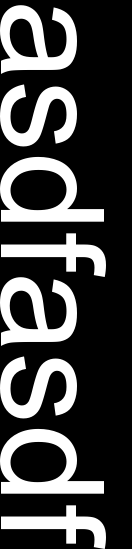
#> input picture image.png, 132 x 549 px
$ python gen.py
#> lines starting #> are read from the running program, lines starting #| are printed output that depends on the picture
filename = "image.png"

from PIL import Image

def resize_image(filename, new_width):
#> called with filename = 'image.png', new_width = 36
  img = Image.open(filename)
#> img is the input picture: PIL image 132x549 RGB; min 0, max 255, mean 67.9
  width, height = img.size
#> width = 132; height = 549
  new_height = int(new_width * height / width)
#> new_height = 149
  new_height = min(new_height, 200)
  img = img.resize((new_width, new_height))
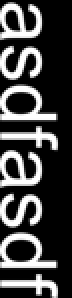
#> img: PIL image 36x149 RGB (shown 2 times larger); min 0, max 255, mean 67.9
  img.save(filename.replace(".png", "_small.png"))
  return img

def generate_code(img):
  with open("aparams.ino", "w") as f:
    f.write("const int height = " + str(img.height) + ";\n")
    for y in range(0, img.height):
      print("Row", y)
      # const char string_0[] PROGMEM = "String 0";
      f.write("const char color_" + str(y) + "[] PROGMEM = {")
      for x in range(0, img.width):
        r, g, b = img.getpixel((x, y))
        r = r // 43
        g = g // 43
        b = b // 43
        f.write(str(r*36 + g*6 + b + 1) + ", ")
      f.write("0};\n")

      # const char * const string_table[] PROGMEM = {string_0, string_1, string_2};
    f.write("const char * const color_table[] PROGMEM = {")
    for y in range(0, img.height):
      f.write("color_" + str(y) + ", ")

    f.write("};\n")

img = resize_image(filename, int(144/4))
generate_code(img)
